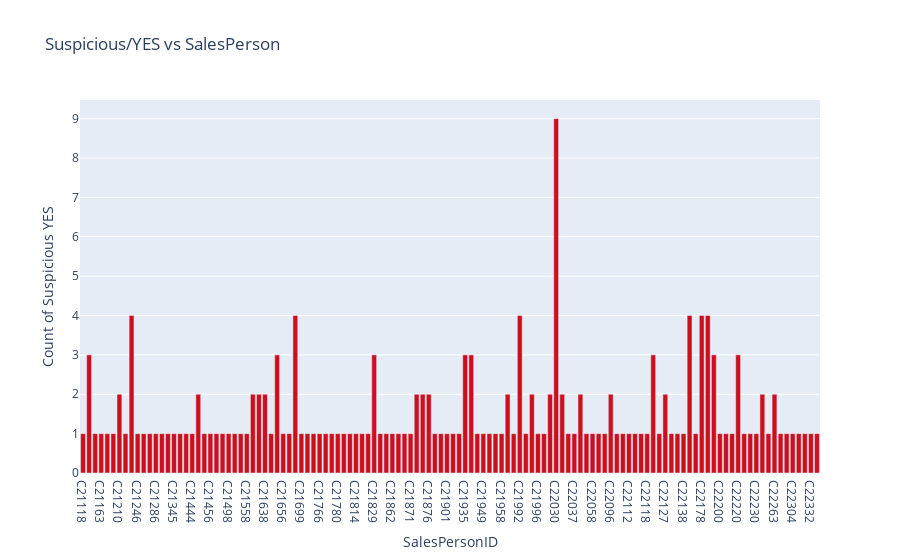

The cell this chart's notebook holds for it:
### Code cell
data_plot = [go.Bar(x=d_S.index,
                          y=d_S.values.astype(float),
       marker=dict(
        color="#CC0E1D",# Lava (#CC0E1D)
#         color = 'rgb(200,0,0)'   `
    ))]
layout = go.Layout(title = "Suspicious/YES vs SalesPerson",xaxis=dict(title="SalesPersonID"),yaxis=dict(title="Count of Suspicious YES"))

fig = go.Figure(data= data_plot, layout=layout)
iplot(fig)

### Figure 1 — Plotly figure (JSON) as saved in the notebook; plotly's stock layout.template omitted (floating-point values rounded to 4 significant figures)
{"data": [{"marker": {"color": "#CC0E1D"}, "type": "bar", "x": ["C21118", "C21128", "C21151", "C21163", "C21186", "C21191", "C21210", "C21213", "C21220", "C21246", "C21256", "C21272", "C21286", "C21299", "C21332", "C21345", "C21395", "C21399", "C21444", "C21445", "C21453", "C21456", "C21462", "C21468", "C21498", "C21536", "C21553", "C21558", "C21579", "C21636", "C21638", "C21652", "C21654", "C21656", "C21659", "C21676", "C21699", "C21708", "C21757", "C21766", "C21769", "C21779", "C21780", "C21798", "C21808", "C21814", "C21818", "C21827", "C21829", "C21841", "C21853", "C21862", "C21866", "C21870", "C21871", "C21872", "C21875", "C21876", "C21893", "C21896", "C21901", "C21923", "C21925", "C21935", "C21938", "C21948", "C21949", "C21953", "C21955", "C21958", "C21967", "C21976", "C21992", "C21993", "C21994", "C21996", "C22027", "C22029", "C22030", "C22031", "C22032", "C22037", "C22041", "C22052", "C22058", "C22069", "C22076", "C22096", "C22098", "C22102", "C22112", "C22113", "C22114", "C22118", "C22122", "C22126", "C22127", "C22128", "C22129", "C22138", "C22168", "C22176", "C22178", "C22185", "C22195", "C22200", "C22203", "C22215", "C22220", "C22226", "C22228", "C22230", "C22242", "C22245", "C22263", "C22271", "C22293", "C22304", "C22310", "C22317", "C22332", "C22344"], "y": [1, 3, 1, 1, 1, 1, 2, 1, 4, 1, 1, 1, 1, 1, 1, 1, 1, 1, 1, 2, 1, 1, 1, 1, 1, 1, 1, 1, 2, 2, 2, 1, 3, 1, 1, 4, 1, 1, 1, 1, 1, 1, 1, 1, 1, 1, 1, 1, 3, 1, 1, 1, 1, 1, 1, 2, 2, 2, 1, 1, 1, 1, 1, 3, 3, 1, 1, 1, 1, 1, 2, 1, 4, 1, 2, 1, 1, 2, 9, 2, 1, 1, 2, 1, 1, 1, 1, 2, 1, 1, 1, 1, 1, 1, 3, 1, 2, 1, 1, 1, 4, 1, 4, 4, 3, 1, 1, 1, 3, 1, 1, 1, 2, 1, 2, 1, 1, 1, 1, 1, 1, 1]}], "layout": {"title": {"text": "Suspicious/YES vs SalesPerson"}, "xaxis": {"title": {"text": "SalesPersonID"}}, "yaxis": {"title": {"text": "Count of Suspicious YES"}}}}
